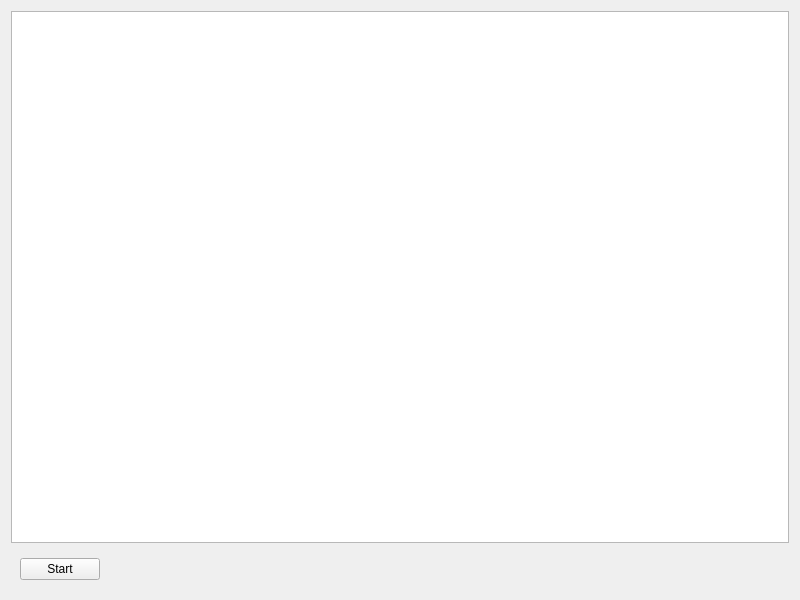
<?xml version="1.0" encoding="UTF-8"?>
<ui version="4.0">
 <class>Widget</class>
 <widget class="QWidget" name="Widget">
  <property name="geometry">
   <rect>
    <x>0</x>
    <y>0</y>
    <width>800</width>
    <height>600</height>
   </rect>
  </property>
  <property name="windowTitle">
   <string>Widget</string>
  </property>
  <layout class="QVBoxLayout" name="verticalLayout">
   <item>
    <widget class="QGraphicsView" name="view">
     <property name="sceneRect">
      <rectf>
       <x>0.000000000000000</x>
       <y>0.000000000000000</y>
       <width>1.000000000000000</width>
       <height>1.000000000000000</height>
      </rectf>
     </property>
     <property name="alignment">
      <set>Qt::AlignLeading|Qt::AlignLeft|Qt::AlignTop</set>
     </property>
    </widget>
   </item>
   <item>
    <widget class="QWidget" name="widget" native="true">
     <layout class="QHBoxLayout" name="horizontalLayout">
      <item>
       <widget class="QPushButton" name="btn_start">
        <property name="text">
         <string>Start</string>
        </property>
       </widget>
      </item>
      <item>
       <spacer name="horizontalSpacer">
        <property name="orientation">
         <enum>Qt::Horizontal</enum>
        </property>
        <property name="sizeHint" stdset="0">
         <size>
          <width>40</width>
          <height>20</height>
         </size>
        </property>
       </spacer>
      </item>
     </layout>
    </widget>
   </item>
  </layout>
 </widget>
 <resources/>
 <connections/>
</ui>
